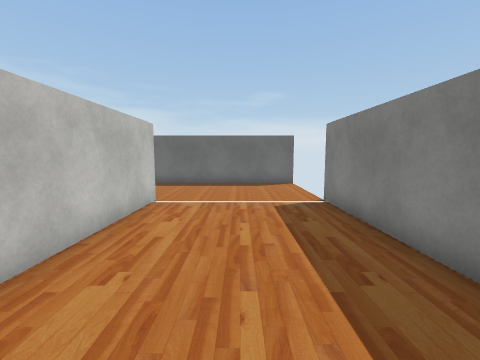
[1] (above)

23 first-person views from a walk through a scene from a Unity 3-D project. The camera is 1.5 m above the floor, tilts 6° down and sees 90° across. The floor is counted in squares, 1 m on a side. Each view is taken from the middle of a square. On the plan, view 1 faces up. The plan holds only what a view shows up to about 13 squares ahead; the rest is blank. Some animated figures are not drawn. Some surface patterns are stand-ins.

[2]
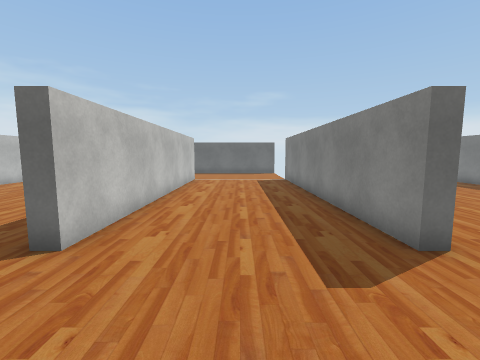

[3]
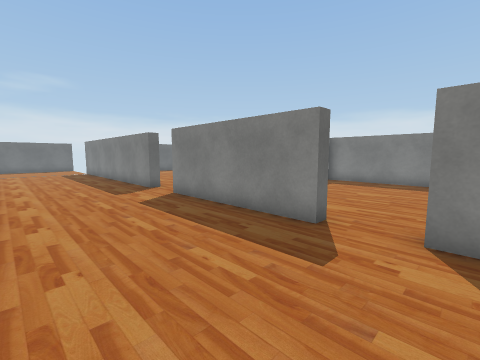

[4]
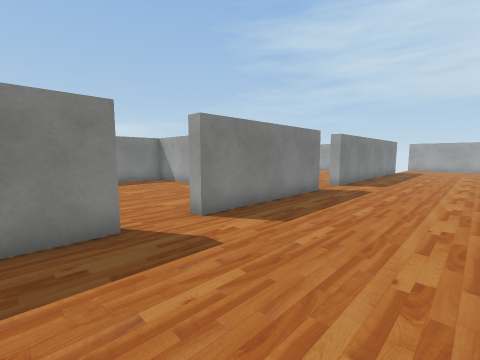

[5]
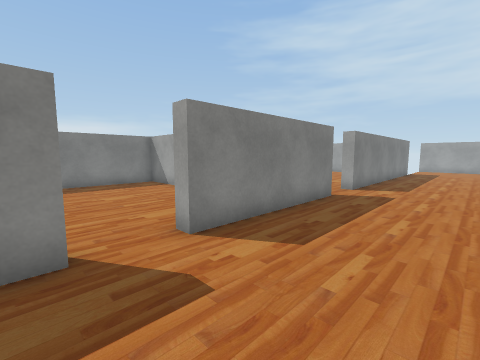

[6]
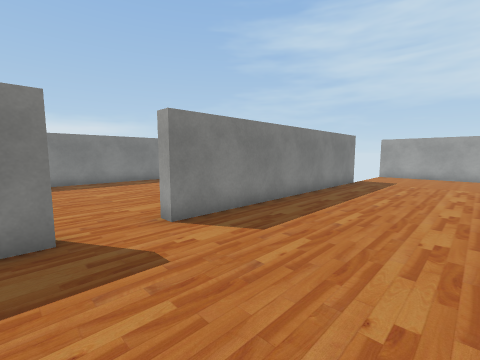

[7]
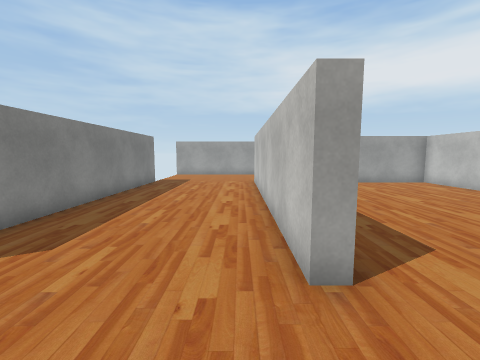

[8]
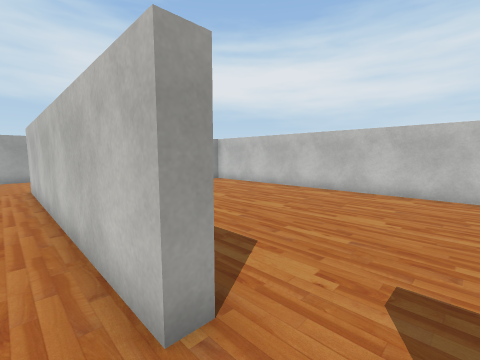

[9]
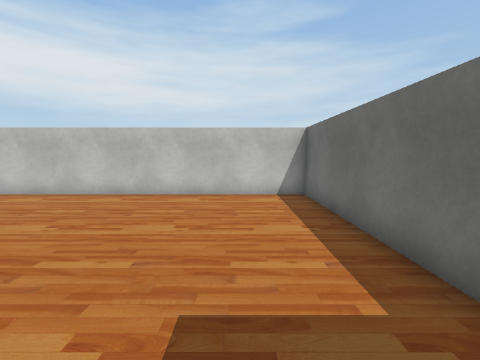

[10]
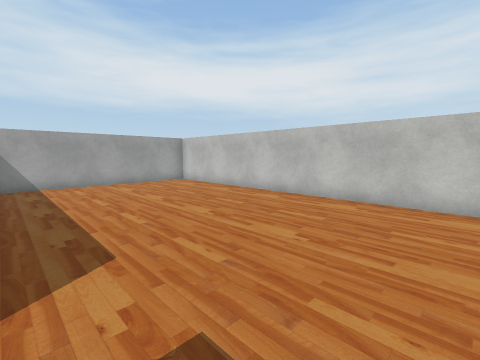

[11]
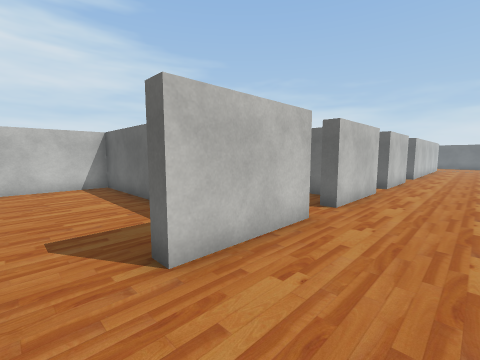

[12]
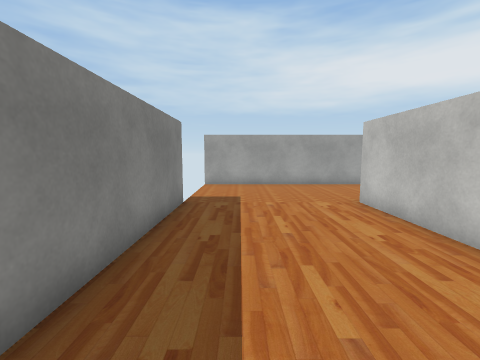

[13]
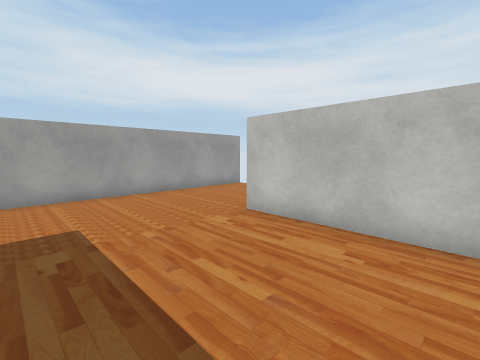

[14]
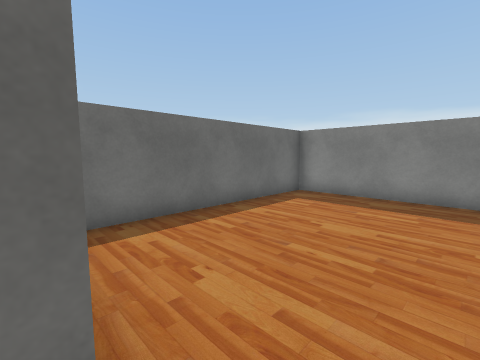

[15]
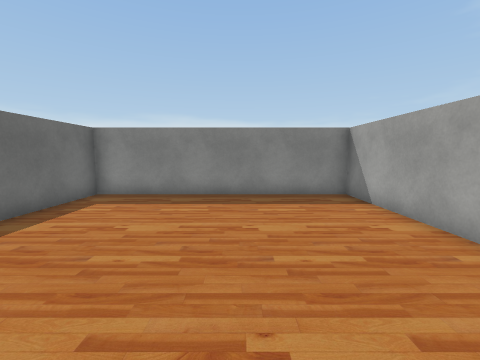

[16]
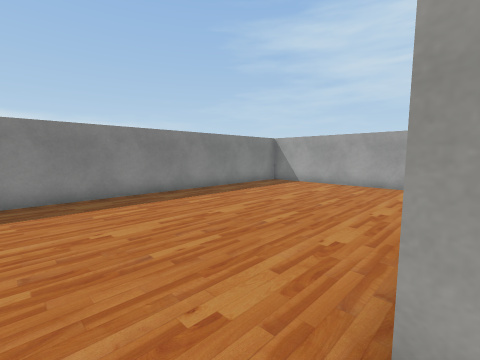

[17]
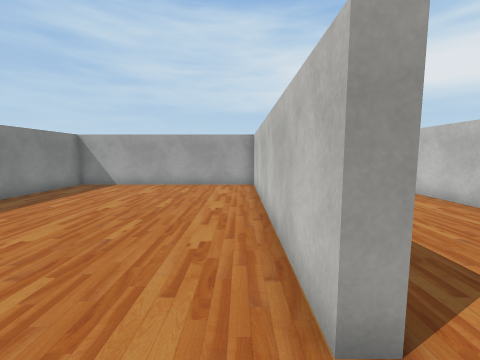

[18]
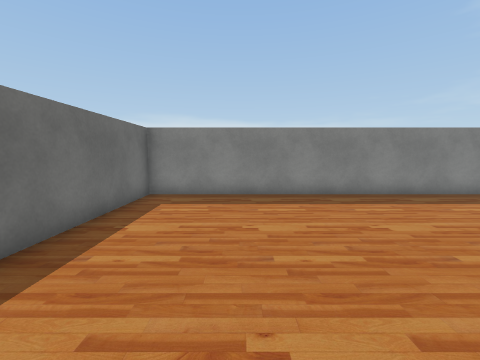

[19]
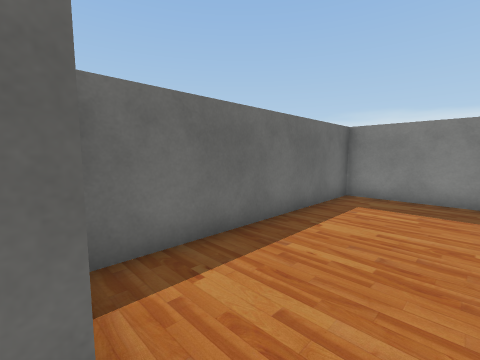

[20]
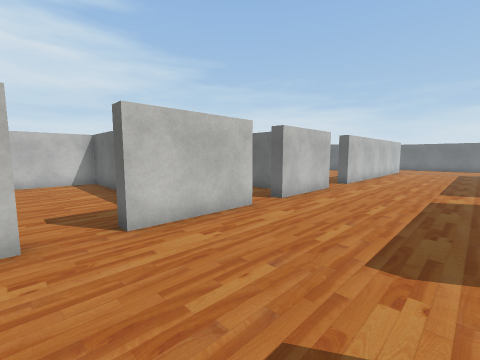

[21]
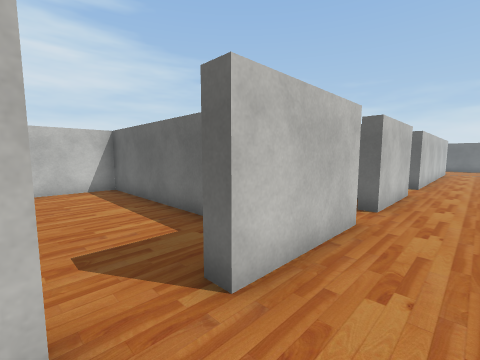

[22]
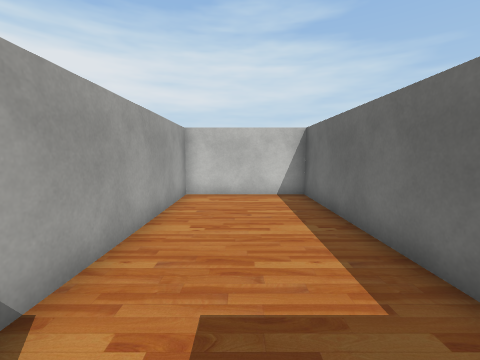

[23]
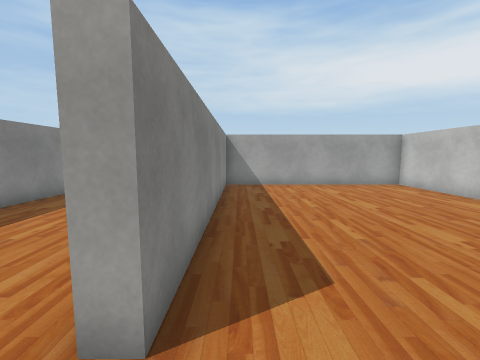

### Floor plan
Points are (right, up) in squares from view 1. A wall is a line through its corners. A room is listed if a view was taken in it or the views show most of it. See-through windows are left out.
Room 1 (views 1, 2, 3, 4, 5, 6, 7, 8, 11, 12, 13, 14, 15, 16, 18, 19, 20, 21)
walls: (-2.8, -15.8) (-2.8, -19.6); (3.4, -11.6) (2.8, -11.6) (2.8, -5.4); (-2.8, -10.6) (-2.8, -14.3); (3.4, -19.6) (2.8, -19.6) (2.8, -13.5) (3.4, -13.5); (-2.8, -21.6) (-2.8, -32.6); (-2.8, -5.4) (-2.8, -9.1); (3.4, -3.4) (2.8, -3.4) (2.8, 8); (2.8, -32.6) (2.8, -21.6) (3.3, -21.6); (-2.8, 8) (-2.8, -3.4); (-7.2, -37.2) (2.9, -37.2)
ways out: opening at (-3, -20.5) to room 2; opening at (3, -20.5) to room 3; opening at (-3, -15) to room 4; opening at (3, -12.5) to room 5; opening at (-3, -10); opening at (-3, -4.5); opening at (3, -4.5)
Room 2 (views 9, 10, 23)
walls: (-2.8, -19.6) (-3.4, -19.6); (-5.2, -17.6) (-12.1, -17.6) (-12.1, -32) (-3.2, -32); (-3.3, -31.5) (-3.3, -21.6) (-2.8, -21.6)
ways out: opening at (-3, -20.5) to room 1
Room 3 (view 17)
walls: (3.3, -21.6) (3.3, -32) (12, -32) (12, -17.6) (3.6, -17.6)
ways out: opening at (3, -20.5) to room 1
Room 4 (view 22)
walls: (-4.1, -12.5) (-12.1, -12.5) (-12.1, -17) (-4.9, -17); (-2.8, -14.3) (-3.4, -14.3)
ways out: opening at (-3, -15) to room 1
Room 5 (no view inside)
walls: (6.9, -17) (12, -17) (12, -7.6) (4.1, -7.6)
ways out: opening at (3, -12.5) to room 1

Positions as (right, up) in squares from view 1, and headings:
1: (0, 0), facing up
2: (0, -7), facing up
3: (-2, -14), facing up-right
4: (-2, -10), facing down-right
5: (-1, -11), facing down-right
6: (-2, -19), facing down-right
7: (-2, -19), facing down
8: (-2, -20), facing down-left
9: (-3, -20), facing left
10: (-4, -19), facing down-left
11: (0, -21), facing up-left
12: (1, -25), facing down
13: (2, -28), facing down-left
14: (3, -13), facing up-right
15: (3, -13), facing right
16: (3, -20), facing down-right
17: (4, -20), facing down
18: (3, -21), facing right
19: (3, -21), facing up-right
20: (2, -16), facing up-left
21: (-1, -16), facing up-left
22: (-3, -15), facing left
23: (-4, -20), facing down
